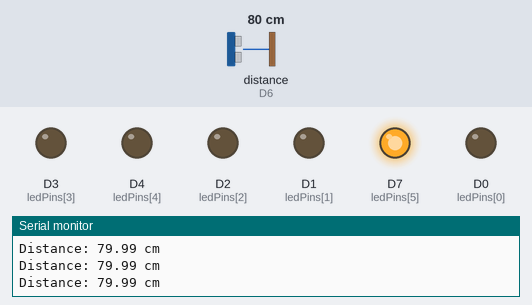
A sketch run on a simulated ESP8266 (NodeMCU). Shown: output pins drawn as LEDs (lit = HIGH), the last lines printed to the serial monitor. Wiring (inferred from the names in the program): ultrasonic range finder: trigger D5; echo D6. The inputs (shaded band) are chosen by the test bench; at power-on: distance to the obstacle (sensor on D6) 80 cm. The echo pulse lasts 58.3 µs per cm; pins used as bus, display or sensor lines are not drawn.

Above: at 1.3 s.
1.4 s: distance to the obstacle (sensor on D6) set to 29 cm
2.9 s: distance to the obstacle (sensor on D6) set to 26 cm
At 4.0 s:
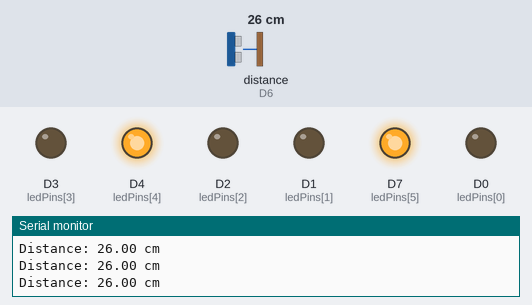
4.4 s: distance to the obstacle (sensor on D6) set to 2 cm
At 5.7 s:
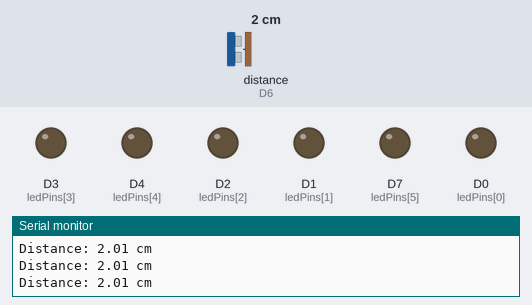
6.0 s: distance to the obstacle (sensor on D6) set to 5 cm
At 7.3 s:
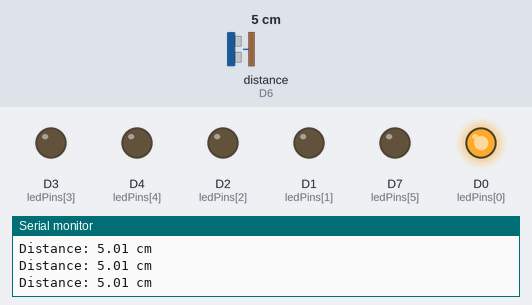
7.6 s: distance to the obstacle (sensor on D6) set to 7 cm
At 8.8 s:
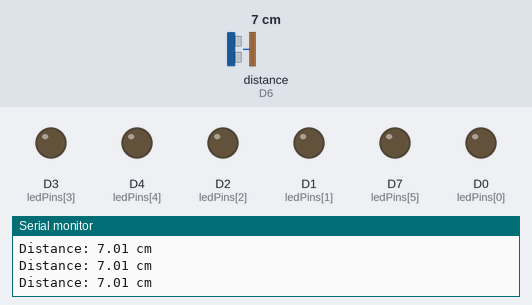
9.2 s: distance to the obstacle (sensor on D6) set to 4 cm
At 10.3 s:
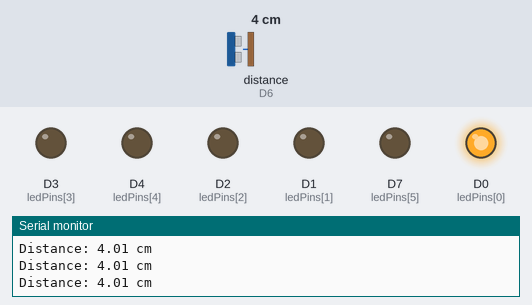
Timing chart, 0 to 11.8 s (numbered marks = the images above; inputs shaded):
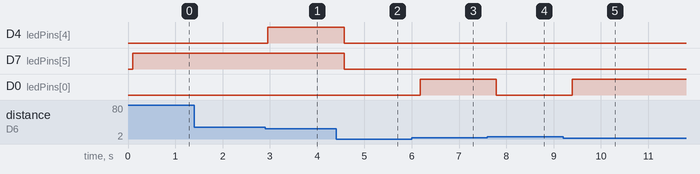

Measured:
- the behaviour switches between 27 and 26 cm on distance to the obstacle (sensor on D6) (found by bisection; images 0 and 1)
- the behaviour switches between 3 and 4 cm on distance to the obstacle (sensor on D6) (found by bisection; images 2 and 3)
- the behaviour switches between 5 and 6 cm on distance to the obstacle (sensor on D6) (found by bisection; images 3 and 4)
- after the input at 2.9 s, D4 (ledPins[4]): LOW → HIGH after 0.06 s
- after the input at 4.4 s, D4 (ledPins[4]), D7 (ledPins[5]): HIGH → LOW after 0.17 s
- after the input at 6.0 s, D0 (ledPins[0]): LOW → HIGH after 0.18 s
- after the input at 7.6 s, D0 (ledPins[0]): HIGH → LOW after 0.18 s
- after the input at 9.2 s, D0 (ledPins[0]): LOW → HIGH after 0.19 s

The sketch:

led-blink-on-distance-change.ino
```cpp
#define TRIG_PIN D5
#define ECHO_PIN D6

int ledPins[6] = {D0, D1, D2, D3, D4, D7};
int targetDistances[5] = {5, 10, 15, 20, 25}; // cm
int tolerance = 1;   // ±1 cm

long duration;
float distance;

void setup() {
  Serial.begin(9600);

  pinMode(TRIG_PIN, OUTPUT);
  pinMode(ECHO_PIN, INPUT);

  for (int i = 0; i < 6; i++) {
    pinMode(ledPins[i], OUTPUT);
    digitalWrite(ledPins[i], LOW);
  }

  digitalWrite(TRIG_PIN, LOW);
  delay(100);
}

void loop() {
  // Trigger HC-SR04
  digitalWrite(TRIG_PIN, LOW);
  delayMicroseconds(2);
  digitalWrite(TRIG_PIN, HIGH);
  delayMicroseconds(10);
  digitalWrite(TRIG_PIN, LOW);

  duration = pulseIn(ECHO_PIN, HIGH, 30000);

  // Turn all LEDs OFF first
  for (int i = 0; i < 6; i++) {
    digitalWrite(ledPins[i], LOW);
  }

  if (duration == 0) {
    Serial.println("Out of range");
    delay(300);
    return;
  }

  distance = duration * 0.0343 / 2;

  Serial.print("Distance: ");
  Serial.print(distance);
  Serial.println(" cm");

  bool ledOn = false;

  // LED1–LED5
  for (int i = 0; i < 5; i++) {
    if (distance >= targetDistances[i] - tolerance &&
        distance <= targetDistances[i] + tolerance) {
      digitalWrite(ledPins[i], HIGH);
      ledOn = true;
    }
  }

  // LED6 ON when distance > 25 cm
  if (distance > 25) {
    digitalWrite(ledPins[5], HIGH);
    ledOn = true;
  }

  delay(200);
}
```
